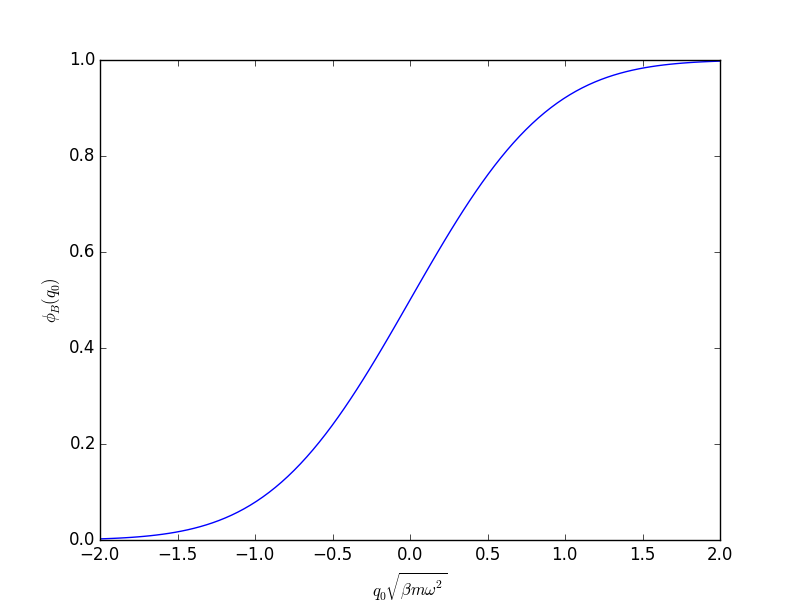

Source code (Python):
import scipy.special
import matplotlib.pyplot as plt
import numpy as np
import math

X = np.linspace(-2, 2.0, 100)
erfX = scipy.special.erf(X)
phi = 0.5 + 0.5 * erfX

vals = [x for x in phi if (x >= 0.1 and x <=0.9) ]
set1 = set( np.where(phi >= 0.05)[0]  )
set2 = set( np.where(phi <= 0.95)[0]  )
indices = list( set1 & set2 )
print X[indices]
print phi[indices]
#print vals


plt.plot(X,phi)
plt.xlabel(r'$q_{0} \sqrt{ \beta m \omega^{2}} $')
plt.ylabel(r'$\phi_{B}(q_{0})$')
plt.savefig('erf.png')


